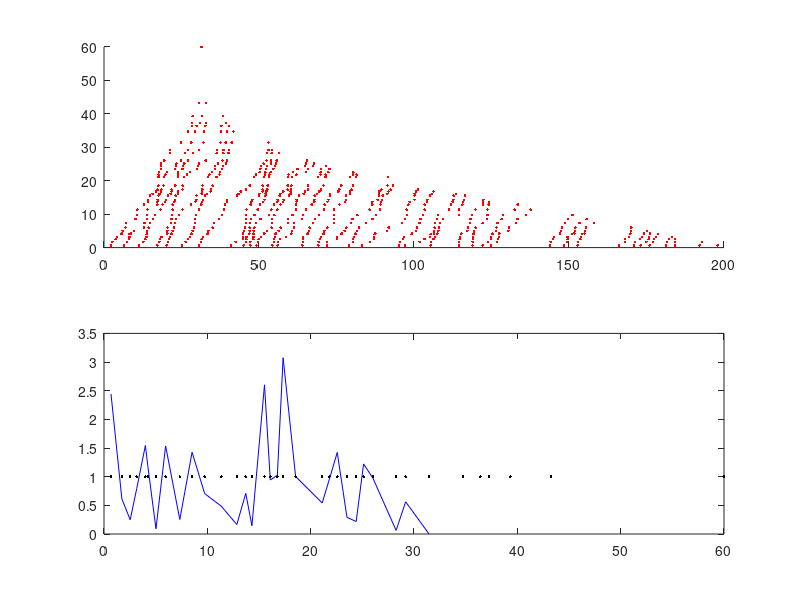

Recreate this plot in MATLAB.
%continous space continous time true kinetic monte corlo simulation
L=201; %length of road (includes the traffic signal occupying unit length)
p=60; %10; %Number of vehicles
maxtime=2000; %Max time upto which simulation is done
%simulation will be done upto a integer multiple of sigcyc which is just
%higher than maxtime
c=1; %maximum speed of cars
sigcyc=120; %Signal cycle = time signal is red + time signal is green
dutyratio=0.5; %ratio of green signal time to red signal time
%gcov=0.1; %coefficient of variation of gaussian distribution for car velocities
gammaK=1; %shape parameter for gamma distribution (=1 for exponential)
specimen_speed=[];
l=randperm(L-1); %randomly generate integers between 1 and L-1 to
%place cars at random positions in the road of length L
l=sort(l(1:p),'ascend');%take the first p numbers for the positions of p cars
space_position_eachcar=cell(1,p);
%Initialization for recording whether signal is green or red for the road
%we are looking at
signalcolor=[];

%Which car to focus on for calculating instantaneous speed
focalcar=10;

%initialization for computing ensemble avg speed
sys_speed=[];

time=0; %initialize time
mob=[]; %mobility: instantaneous velocity of car
flow=0; %flow: number of cars that leave signal per signal cycle
T=[]; %time instants
t_s=[]; %position vector of the cars

%fp=zeros(1,p); %fix the car to focus on for calculating instantaneous velocity
fp=[1:p]; %fix the car to focus on for calculating instantaneous velocity
%cdi=rand(1,p);

greentime=dutyratio*sigcyc; %total time light is green during a signal cycle
redtime=sigcyc-greentime;

while (time<maxtime)

    green=0; 
    while (green<greentime)
        
        signalcolor=[signalcolor,1];
        dis_h=[(diff(l)-1),(L-l(end)+l(1,1)-2)];%distance head
        
        %Function to determine mean velocity (cmax=1) from headway distance
        %Hyperbolic function
        %cmean=c*dis_h./(1+dis_h);
        %Sigmoidal function
        cmean=c*(dis_h.^2)./(1+(dis_h.^2));
        
        %Determine individual car velocity from a random distribution having the above mean
        %%Deterministic
        %cdi=cmean;
        
        %Exponential distribution (method 1)
        %cdi=exprnd(cmean); %using statistical toolbox
        %Exponential distribution (method 2)
        %cdi=(-cmean.*log(1-rand(1,length(cmean))));
        %Gaussian distribution with coefficient of variation gcv
        %cdi=cmean+sqrt(gcv*cmean).*randn(1,p);%min(cdi,cmean)+rand(1,p).*(max(cdi,cmean)-min(cdi,cmean));
        %cdi(cdi<0)=0; %ensures that all velocities are non-negative
        
        %%Gamma distributed velocities
        cdi=gamrnd(gammaK,cmean/gammaK,1,p);                               %%%%commented due to license errors
        %xx = rand([1,p]);                                                %%%%(uniformly distributed) random number for the artificial gamma distribution
        %cdi = (1./(((cmean/gammaK).^gammaK)*gamma(gammaK)))*(xx(1)^gammaK).*(exp(1).^(-xx(1)./(cmean/gammaK)));    %%%artificial gamma distribution
        
        tou=min(dis_h./cdi); %time interval after which next update to be done
        %checking whether the update distance is safe or make to safe
        g=tou;
        %To esnsure that total time green is on does not exceed greentime 
        g=(~((green+g)<greentime))*(greentime-green)+((green+g)<greentime)*g;%adjust the green time to make the total green time equals to 30
        green=green+g;
        l=l+g*cdi;
        %mob=mob+sum(g*cdi)/length(l);
        flow(end)=flow(end)+length(l(l>L));
        
        %for computing avg speed
        sys_speed=[sys_speed,mean(cdi)];
       
        
        mob=[mob,cdi(fp==focalcar)];
        l(l>(L-1))=l(l>(L-1))-(L-1);
        [l,ind]=sort(l,'ascend');
        fp=fp(ind); 
        t_s=[t_s;l];
        T=[T,g];
        for jjjjj=1:p
            space_position_eachcar{1,jjjjj}=[space_position_eachcar{1,jjjjj},l(fp==jjjjj)];
        end
    end
    flow(end)=flow(end)+length(l(l>L-1));
    l(l>(L-1))=l(l>(L-1))-(L-1);
    [l,ind]=sort(l,'ascend');

    fp=fp(ind);
    
    %flow=[flow,0];
    red=0;
    while (red<redtime)
        signalcolor=[signalcolor,0];
        dis_h=[(diff(l)-1),((L-1)-l(end))];%position of the signal is 100
        
        %Function to determine mean velocity (cmax=1) from headway distance
        %Hyperbolic function
        %cmean=c*dis_h./(1+dis_h);
        %Sigmoidal function
        cmean=c*(dis_h.^2)./(1+(dis_h.^2));
        
        %Determine individual car velocity from a random distribution having the above mean
        %%Deterministic
        %cdi=cmean;
        %Exponential distribution (method 1)
        %cdi=exprnd(cmean); %using statistical toolbox
        %Exponential distribution (method 2)
        %cdi=(-cmean.*log(1-rand(1,length(cmean))));
        %Gaussian distribution with coefficient of variation gcv
        %cdi=cmean+sqrt(gcv*cmean).*randn(1,p);%min(cdi,cmean)+rand(1,p).*(max(cdi,cmean)-min(cdi,cmean));
        %cdi(cdi<0)=0;
        
        %%Gamma distributed vehicle speeds 
        cdi=gamrnd(gammaK,cmean/gammaK,1,p);                               %%%%commented due to license errors
        %xx = rand([1,p]);                                                %%%%(uniformly distributed) random number for the artificial gamma distribution
        %cdi = (1./(((cmean/gammaK).^gammaK)*gamma(gammaK)))*(xx(1)^gammaK).*(exp(1).^(-xx(1)./(cmean/gammaK)));    %%%artificial gamma distribution
        
        tou=min(dis_h./cdi);
        %checking wheather the update distance is safe or make to safe
            r=tou;
        r=(~((red+r)<redtime))*(redtime-red)+((red+r)<redtime)*r;%adjust kmc ts to make the total red time is 30
        red=red+r;
        l=l+r*cdi;
        
        %for computing avg speed
        sys_speed=[sys_speed,mean(cdi)];
        
        
        %mob=mob+sum(r*cdi)/length(l);
        mob=[mob,cdi(fp==focalcar)];
        t_s=[t_s;l];
        T=[T,r];
        
        for jjjjj=1:p
            space_position_eachcar{1,jjjjj}=[space_position_eachcar{1,jjjjj},l(fp==jjjjj)];
        end
    end
    flow=[flow,0];
    time=time+sigcyc;
end

c1=cumsum(T);
figure, subplot(2,1,1), 
	for i=1:length(c1),
	hold on,
	plot3(t_s(i,:),c1(i)*ones(1,p),ones(1,p),'r .');
    end
subplot(2,1,2),    
plot(c1,mob,'b-');
hold on,
plot(c1,sys_speed,'r--');
plot(c1,signalcolor,'k .');
figure;
for jjjjj=1:p
    x=diff(space_position_eachcar{1,jjjjj});
    y=find(x<0);
    y=[0,y];
    z=space_position_eachcar{1,jjjjj};
    t=c1;
    for jjj=1:length(y) -1
    hold on;plot(space_position_eachcar{1,jjjjj}(y(jjj)+1:y(jjj+1)),c1(y(jjj)+1:y(jjj+1)),'color',[1,1,1]/30);
    end
end